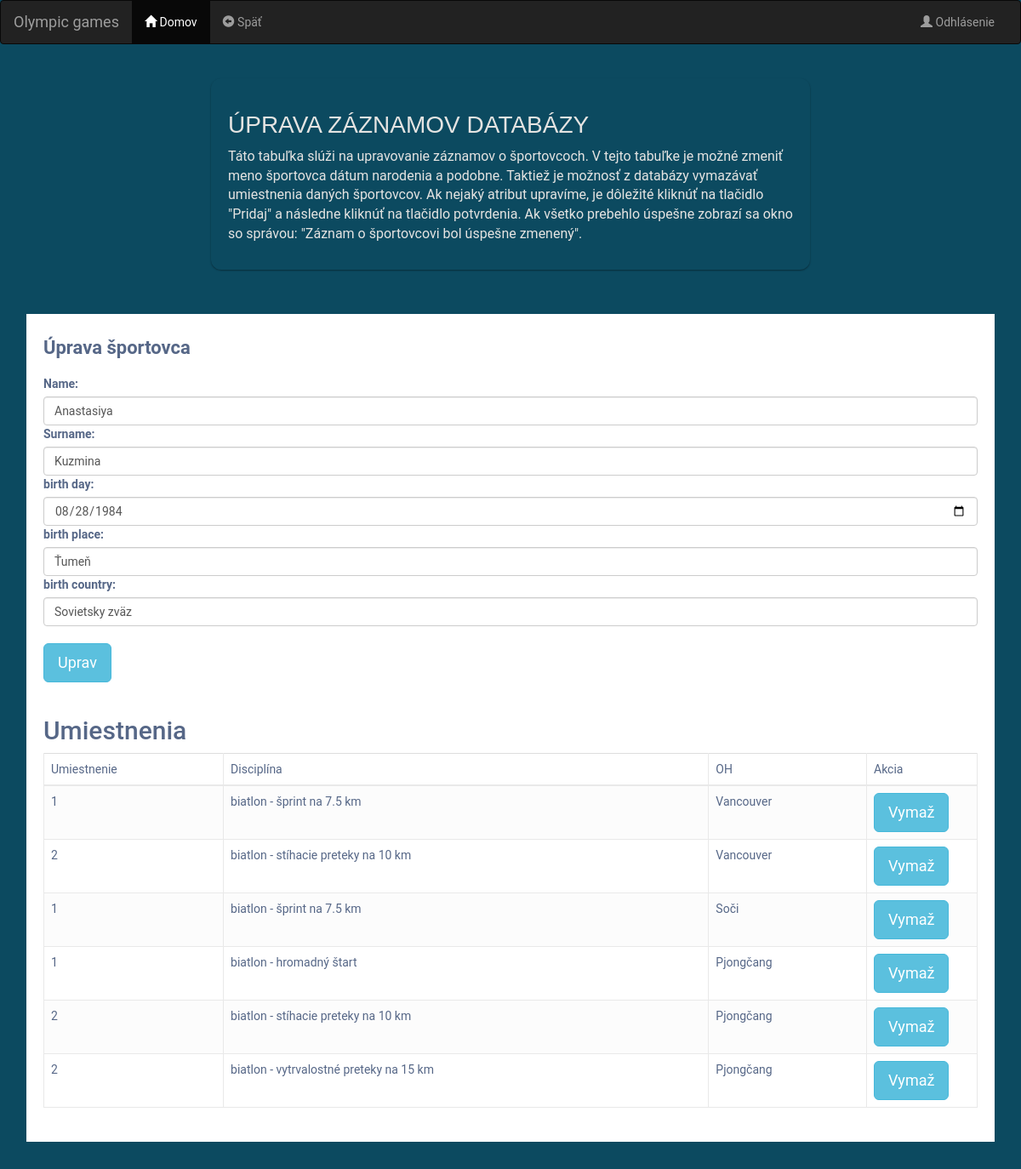
Page /editPerson.php?id=4 on the committed database.
### tables this page shows
CREATE TABLE `person` (
  `id` int UNSIGNED NOT NULL,
  `name` varchar(100) NOT NULL,
  `surname` varchar(100) NOT NULL,
  `birth_day` date NOT NULL,
  `birth_place` varchar(100) NOT NULL,
  `birth_country` varchar(100) NOT NULL,
  `death_day` date DEFAULT NULL,
  `death_place` varchar(100) DEFAULT NULL,
  `death_country` varchar(100) DEFAULT NULL
);

CREATE TABLE `placement` (
  `id` int UNSIGNED NOT NULL,
  `person_id` int UNSIGNED NOT NULL,
  `game_id` int UNSIGNED NOT NULL,
  `placing` smallint UNSIGNED NOT NULL,
  `discipline` varchar(200) NOT NULL
);

CREATE TABLE `game` (
  `id` int UNSIGNED NOT NULL,
  `type` varchar(10) NOT NULL,
  `year` smallint NOT NULL,
  `game_order` tinyint UNSIGNED NOT NULL,
  `city` varchar(100) NOT NULL,
  `country` varchar(100) NOT NULL
);

### editPerson.php (the view, shortened to what this page needs)
<?php
try {
    $db = new PDO("mysql:host=$hostname;dbname=$dbname", $username, $password);
    $db->setAttribute(PDO::ATTR_ERRMODE, PDO::ERRMODE_EXCEPTION);
    $query = "SELECT * FROM person where id=?";
    $stmt = $db->prepare($query);
    $stmt->execute([$_GET['id']]);
    $person = $stmt->fetch(PDO::FETCH_ASSOC);
    $query = "select placement.*, game.city from placement join game on placement.game_id = game.id where placement.person_id=?";
    $stmt = $db->prepare($query);
    $stmt->execute([$_GET['id']]);
    $placements = $stmt->fetchAll(PDO::FETCH_ASSOC);
} catch (PDOException $e) {
    echo "Connection failed: " . $e->getMessage();
}
try {
  $db1 = new PDO("mysql:host=$hostname;dbname=$dbname", $username, $password);
  $db1->setAttribute(PDO::ATTR_ERRMODE, PDO::ERRMODE_EXCEPTION);
  $query1 = "SELECT * FROM person where id=?";;
  $stmt1 = $db1->prepare($query1);
  $stmt1->execute([$_GET['id']]);
  $persons1 = $stmt1->fetchAll(PDO::FETCH_ASSOC);
} catch (PDOException $e) {
  echo "Connection failed: " . $e->getMessage();
}
?>
<!DOCTYPE html>
<html lang="en">
<head>
<link rel="stylesheet" href="https://maxcdn.bootstrapcdn.com/font-awesome/4.7.0/css/font-awesome.min.css">
<link rel="stylesheet" href="https://maxcdn.bootstrapcdn.com/bootstrap/3.3.7/css/bootstrap.min.css">
<link rel="stylesheet" href="styl.css">
<nav class="navbar navbar-inverse">
  <div class="container-fluid">
    <div class="navbar-header">
      <a class="navbar-brand" href="#">Olympic games</a>
    </div>
    <div class="collapse navbar-collapse" id="myNavbar">
      <ul class="nav navbar-nav">
        <li class="active"><a href="index.php"><span class="glyphicon glyphicon-home"></span> Domov</a></li>
        <li><a href="restricted.php"><span class="glyphicon glyphicon-circle-arrow-left"></span> Späť</a></li>
      </ul>
      <ul class="nav navbar-nav navbar-right">
        <li><a href="logout.php"><span class="glyphicon glyphicon-user"></span> Odhlásenie</a></li>
      </ul>
    </div>
  </div>
</nav>
</head>
<body>
  <section class="karty">
    <div class="column card-style">
      <div class="card-text">
        <h3>Úprava záznamov databázy</h3>
        <p class="ellipsis">
          Táto tabuľka slúži na upravovanie záznamov o športovcoch. V tejto tabuľke je možné zmeniť meno športovca dátum narodenia a podobne. Taktiež je možnosť z databázy
          vymazávať umiestnenia daných športovcov. Ak nejaký atribut upravíme, je dôležité kliknúť na tlačidlo "Pridaj" a následne kliknúť na tlačidlo potvrdenia. Ak všetko prebehlo
          úspešne zobrazí sa okno so správou: "Záznam o športovcovi bol úspešne zmenený".
        </p>
      </div>
    </div>
  </section>
    <div class="container-md">
<div class="container">
        <div class="table-responsive">
            <div class="table-wrapper">
                <div class="table-title">
                    <div class="row">
                        <div class="col-sm-8"><h2><b>Úprava športovca</b></h2></div>
                        <div class="col-sm-4">
                        <div class="col-sm-4">
                        </div>
                        </div>
                    </div>
                </div>
        <form action="#" id="alert" method="post">
            <div class="mb-3">
                <label for="InputName" class="form-label">Name:</label>
                <input type="text" name="name" class="form-control" id="InputName" value="<?php echo $person['name']; ?>" required>
            </div>
            <div class="mb-3">
                <label for="InputSurname" class="form-label">Surname:</label>
                <input type="text" name="surname" class="form-control" id="InputSurname" value="<?php echo $person['surname']; ?>" required>
            </div>
            <div class="mb-3">
                <label for="InputDate" class="form-label">birth day:</label>
                <input type="date" name="birth_day" class="form-control" id="InputDate" value="<?php echo $person['birth_day']; ?>" required>
            </div>
            <div class="mb-3">
                <label for="InputbrPlace" class="form-label">birth place:</label>
                <input type="text" name="birth_place" class="form-control" id="InputBrPlace" value="<?php echo $person['birth_place']; ?>" required>
            </div>
            <div class="mb-3">
                <label for="InputBrCountry" class="form-label">birth country:</label>
                <input type="text" name="birth_country" class="form-control" id="InputBrCountry" value="<?php echo $person['birth_country']; ?>" required>
            </div>
            <br>
            <button   type="submit"  class="btn btn-info btn-lg">Uprav</button>
        </form>
<br>
        <h2>Umiestnenia</h2>
        <table id ="myTable" class="table table-striped table-hover table-bordered">
            <thead>
                <tr>
                    <td>Umiestnenie</td>
                    <td>Disciplína</td>
                    <td>OH</td>
                    <td>Akcia</td>
                </tr>
            </thead>
            <tbody>
                <?php
                foreach ($placements as $placement) {
                    echo '<tr><td>' . $placement['placing'] . '</td><td>' . $placement['discipline'] . '</td><td>' . $placement['city'] . '</td><td>';
                    echo '<form action="#" id="alert1" method="post"><input type="hidden" name="del_placement_id" value="' . $placement['id'] . '"><button type="submit" class="btn btn-info btn-lg">Vymaž</button></form>';
                    echo '</td></tr>';
                }
                ?>
    </div>
</body>
</html>

### styl.css (style rules this page uses)
body { color: #566787; background-color: #0C4A60 ; font-family: 'Roboto', sans-serif; }
.table-responsive { margin: 30px 0; }
.table-wrapper { width:100%; min-width: 500px; background: #fff; padding: 20px; box-shadow: 0 1px 1px rgba(0,0,0,0.8); }
.table-title { padding-bottom: 10px; margin: 0 0 10px; }
.table-title h2 { margin: 8px 0 0; font-size: 22px; }
table.table tr th, table.table tr td { border-color: #e9e9e9; }
table.table-striped tbody tr:nth-of-type(odd) { background-color: #fcfcfc; }
table.table td:last-child { width: 130px; }
.container { padding: 2px 16px; }

### editPerson.php (style rules this page uses)
body { background-color: #0C4A60 ; ; color: #566787; font-family: 'Roboto', sans-serif; }
section { display: flex; flex-flow: row wrap; margin-left: 19%; margin-right: 19%; }
P { overflow: hidden; text-overflow: ellipsis; font-size: 16px; }
H3 { font-family: "IBM Plex Sans", sans-serif; font-weight: 100; text-transform: uppercase; font-size: 28px; }
.column { box-sizing: border-box; flex: 1 100%; justify-content: space-evenly; margin: 20px; }
.card-style { border-radius: 12px; border-image-slice: 1; box-shadow: 0px 1px 2px 0px rgba(0, 0, 0, 0.4); transition: all 0.25s linear; }
.card-text { padding: 20px; }
.karty { color: #e5e4e2 ; }

### rows in the picture
person: name "Anastasiya", surname "Kuzmina", birth_day "08/28/1984", birth_place "Ťumeň", birth_country "Sovietsky zväz"
placement: placing "1", discipline "biatlon - šprint na 7.5 km", game.city "Vancouver"
placement: placing "2", discipline "biatlon - stíhacie preteky na 10 km", game.city "Vancouver"
placement: placing "1", discipline "biatlon - šprint na 7.5 km", game.city "Soči"
placement: placing "1", discipline "biatlon - hromadný štart", game.city "Pjongčang"
placement: placing "2", discipline "biatlon - stíhacie preteky na 10 km", game.city "Pjongčang"
placement: placing "2", discipline "biatlon - vytrvalostné preteky na 15 km", game.city "Pjongčang"
